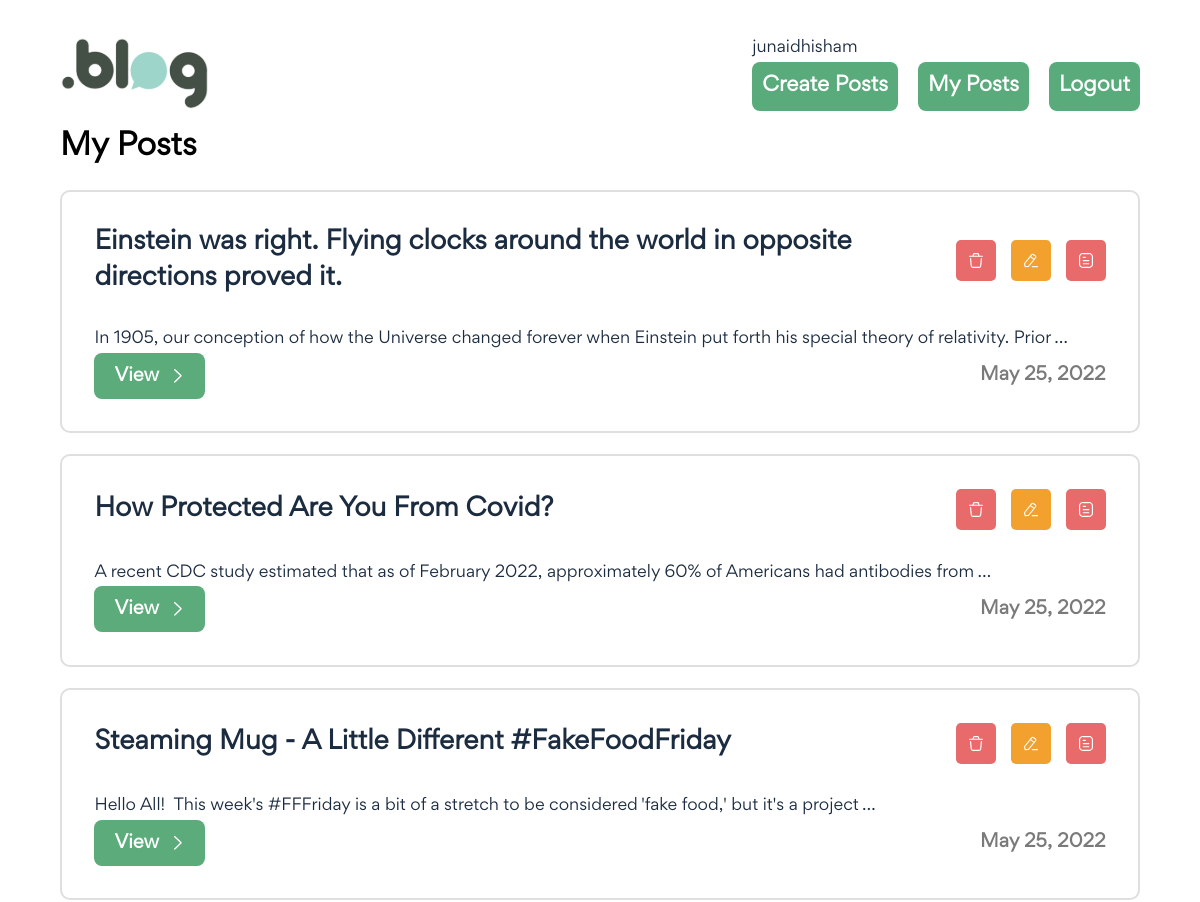
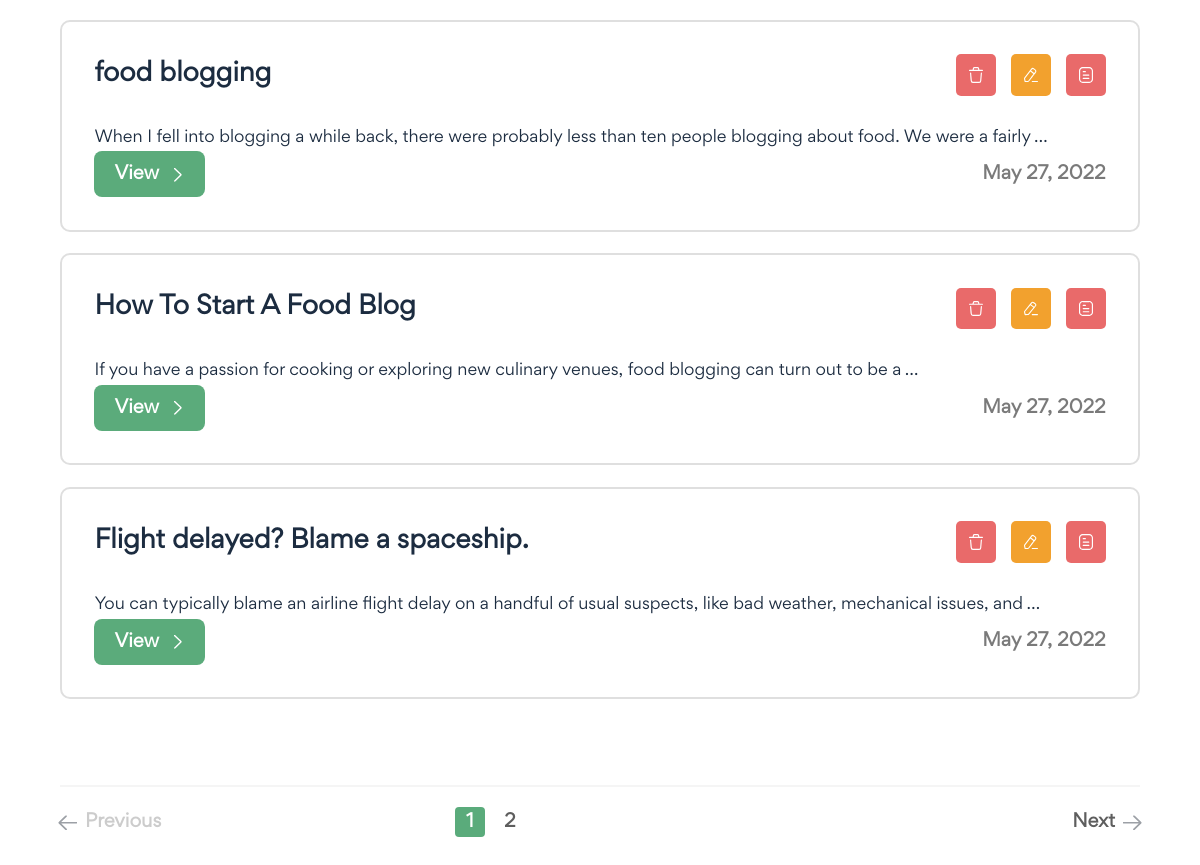
/posts/my-posts/ (signed in), run on the app's committed database (2 pictures, top to bottom).
### posts/models.py (models this page shows, shortened)
class Post(models.Model):
    title = models.CharField(max_length=255)
    short_description = models.TextField()
    description = RichTextField()
    categories = models.ManyToManyField("posts.Category")
    time_to_read = models.CharField(max_length=128)
    featured_image = models.ImageField(upload_to="posts/")
    author = models.ForeignKey("posts.Author", on_delete=models.CASCADE)
    published_date = models.DateField()
    is_draft = models.BooleanField(default=False)
    is_deleted = models.BooleanField(default=False)

### posts/views.py (the view)
# urls.py: path('my-posts/',views.my_posts, name="my_posts"),
@login_required(login_url="/users/login/")
def my_posts(request):
    posts = Post.objects.filter(author__user=request.user, is_deleted=False)
    instances = paginate_instances(request, posts)
    context={
        "title":"My Posts",
        "instances": instances,
    }
    return render(request, "posts/my-posts.html", context )

### main/functions.py (called while the page is built)
def paginate_instances(request, instances, per_page=6):
    instances = Paginator(instances, per_page)
    page = request.GET.get('page',1)
    try:
        instances = instances.page(page)
    except PageNotAnInteger:
        instances = instances.page(1)
    except EmptyPage:
        instances = instances.page(instances.num_pages)
    return instances

### posts/templatetags/paginator_tags.py (called while the page is built)
@register.simple_tag
def get_elided_page_range(instances, number, on_each_side=3, on_ends=2):
    paginator = Paginator(instances.object_list, instances.per_page)
    return paginator.get_elided_page_range(number=number, on_each_side=on_each_side, on_ends=on_ends)

@register.simple_tag(takes_context=True)
def change_params(context, page):
    request = context['request']
    full_path = request.get_full_path()
    if '?' in full_path:
        if "page" in full_path:
            full_path = re.sub("page=[0-9]+", f"page={page}", full_path)
        else:
           full_path += f"&page={page}"
    else:
        full_path += f"?page={page}"
    return full_path

@register.inclusion_tag("web/includes/pagination.html",takes_context=True)
def load_pagination(context, instances):
    request = context['request']
    return {
        "instances":instances,
        "request":request
    }

### templates/posts/my-posts.html
{% extends 'base.html' %} {% load static %} {% block content %} {% load paginator_tags %}
<section id="my-posts-home">
    <section class="wrapper">
        {% include 'web/includes/header.html' %}
        <section class="spotlight">
            <h3>{{title}}</h3>
            <ul class="posts">
                {% for my_post in instances %}
                <li class="post">
                    <div class="top">
                        <h5 class="title">{{my_post.title}}</h5>
                        <div class="buttons">
                            <a
                                href="{% url 'posts:delete_post' id=my_post.id %}"
                                class="danger action-button reload"
                                data-text="Are you sure want to remove this post. You can't undo this action."
                                data-title="Confirm Delete!" title="Delete!"
                            >
                                <img src="{% static './images/icons/delete.svg' %}" alt="Delete" />
                            </a>
                            <a href="{% url 'posts:edit_post' id=my_post.id %}" class="warning">
                                <img src="{% static './images/icons/pencil.svg' %}" alt="Edit" />
                            </a>
                            <a
                                href="{% url 'posts:draft_post' id=my_post.id %}"
                                class="
                                {% if my_post.is_draft %}
                                    success
                                {% else %}
                                    danger
                                {% endif %}
                                    action-button reload"
                                data-text="Are you sure want to update this post"
                                data-title="Confirm Status!"
                                title="Draft"
                            >
                                <img src="{% static './images/icons/sheet.svg' %}" alt="Edit" />
                            </a>
                        </div>
                    </div>
                    <p class="description">{{my_post.description|safe | truncatewords:20}}</p>
                    <div class="bottom">
                        <a href="{% url 'web:post' id=my_post.id %}" class="view">
                            View
                            <span>
                                <img src="{% static './images/icons/up-arrow.svg' %}" alt="Arrow" />
                            </span>
                        </a>
                        <p class="date">{{my_post.published_date}}</p>
                    </div>
                </li>
                {% endfor %}
            </ul>
        </section>
        {% load_pagination instances %}
    </section>
</section>
{% endblock %}

### templates/web/includes/header.html (shortened to what this page needs)
{% load static %}
<header>
    <h1>
        <a href="{% url 'web:index' %}">
            <img
                src="{% static './images/icons/blog-logo.svg' %}"
                alt="Logo"
            />
        </a>
    </h1>
    <div>
        {% if request.user.is_authenticated %}
        <p>{{request.user.username}}</p>
        <a href="{% url 'posts:create_post' %}" class="login my-posts">
            Create Posts
        </a>
        <a href="{% url 'posts:my_posts' %}" class="login my-posts">
            My Posts
        </a>
        <a href="{% url 'users:logout' %}" class="login"> Logout </a>
        {% else %}
        <a href="{% url 'users:login' %}" class="login"> Login </a>
        {% endif %}
</header>

### static/css/style.css (style rules this page uses)
* { margin: 0; padding: 0; border: 0; vertical-align: baseline; background: transparent; font-weight: normal; text-decoration: none; outline: none; -webkit-box-sizing: border-box; -moz-box-sizing: border-box; box-sizing: border-box; font-family: "Gordita Regular"; }
ol, ul { list-style: none; }
body { font-size: 17px; color: #1c2c40; overflow-x: hidden; min-width: 320px; font-weight: 400; }
a { color: #1c2c40; }
p { line-height: 1.6em; font-size: 16px; font-weight: 400; }
.wrapper { width: 90%; margin: 0 auto; max-width: 1500px; }
img { display: block; width: 100%; height: 100%; }
header { display: flex; align-items: center; margin-bottom: 15px; justify-content: space-between; }
header h1 { width: 150px; }
header h1 a { display: block; }
header a.login { background-color: #5aab7b; padding: 10px; font-size: 20px; font-weight: 900; color: #fff; text-align: center; border-radius: 8px; display: inline-block; }
header a.login.my-posts { margin: 0 15px 0 auto; }
#my-posts-home { padding: 3% 0 5%; position: relative; }
#my-posts-home section.spotlight { padding: 0 0 5% 0; }
#my-posts-home section.spotlight h3 { font-size: 30px; margin-bottom: 2%; color: #000; font-weight: 700; }
#my-posts-home section.spotlight ul.posts { width: 100%; margin-bottom: 3%; }
#my-posts-home section.spotlight ul.posts li.post { border: 2px solid #dfdfdf; border-radius: 10px; padding: 3%; margin-bottom: 2%; }
#my-posts-home section.spotlight ul.posts li.post:last-child { margin: 0; }
#my-posts-home section.spotlight ul.posts li.post div.top { display: flex; align-items: center; justify-content: space-between; margin-bottom: 3%; }
#my-posts-home section.spotlight ul.posts li.post div.top h5.title { font-size: 25px; font-weight: 700; }
#my-posts-home section.spotlight ul.posts li.post div.top div.buttons { display: flex; margin-right: -15px; }
#my-posts-home section.spotlight ul.posts li.post div.top a { border-radius: 5px; padding: 13px; width: 40px; margin-right: 15px; }
#my-posts-home section.spotlight ul.posts li.post div.top a.danger { background: #e96a6a; }
#my-posts-home section.spotlight ul.posts li.post div.top a.warning { background: #f2a12e; }
#my-posts-home section.spotlight ul.posts li.post p.description { font-size: 18px; color: #898a8a; font-weight: 700; width: 80%; margin-bottom: 2%; }
#my-posts-home section.spotlight ul.posts li.post div.bottom { display: flex; align-items: center; justify-content: space-between; }
#my-posts-home section.spotlight ul.posts li.post div.bottom a.view { display: flex; align-items: center; background: #5bab7b; padding: 10px 20px; font-size: 18px; font-weight: 700; color: #fff; text-align: center; border-radius: 8px; }
#my-posts-home section.spotlight ul.posts li.post div.bottom a.view span { transform: rotate(90deg); width: 14px; margin-left: 12px; }
#my-posts-home section.spotlight ul.posts li.post div.bottom p.date { color: #7a7a7a; font-weight: 700; font-size: 18px; }
@media all and (max-width: 1280px) { #my-posts-home section.spotlight ul.posts li.post p.description { font-size: 18px; margin-bottom: 3%; } }
@media all and (max-width: 1280px) { #my-posts-home section.spotlight ul.posts li.post div.bottom p.date { font-size: 18px; } }
@media all and (max-width: 1280px) { #my-posts-home section.spotlight ul.posts li.post div.bottom a.view { font-size: 18px; } }

### data on the page
Post: title "Einstein was right. Flying clocks around the world in opposite directions proved it.", description "In 1905, our conception of how the Universe changed forever when Einstein put forth his special theory of relativity. Prior …", published_date "May 25, 2022"
Post: title "How Protected Are You From Covid?", description "A recent CDC study estimated that as of February 2022, approximately 60% of Americans had antibodies from …", published_date "May 25, 2022"
Post: title "Steaming Mug - A Little Different #FakeFoodFriday", description "Hello All! This week's #FFFriday is a bit of a stretch to be considered 'fake food,' but it's a project …", published_date "May 25, 2022"
Post: title "food blogging", description "When I fell into blogging a while back, there were probably less than ten people blogging about food. We were a fairly …", published_date "May 27, 2022"
Post: title "How To Start A Food Blog", description "If you have a passion for cooking or exploring new culinary venues, food blogging can turn out to be a …", published_date "May 27, 2022"
Post: title "Flight delayed? Blame a spaceship.", description "You can typically blame an airline flight delay on a handful of usual suspects, like bad weather, mechanical issues, and …", published_date "May 27, 2022"

### other printed values
{{ request.user.username }} "junaidhisham"
{{ title }} "My Posts"
{{ i }} "1"
{{ i }} "2"
